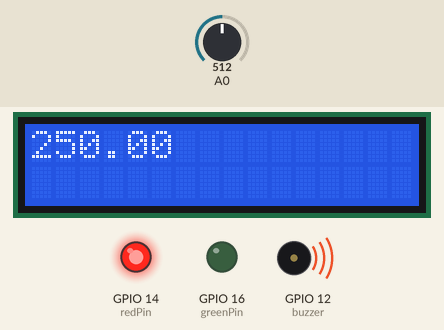
Simulated run of this sketch. Board: ESP8266 (NodeMCU). Parts: 16×2 character LCD, output pins drawn as LEDs (lit = HIGH), buzzer (waves = sounding, pin HIGH). Inputs (shaded band) come from the test bench; at power-on: A0 = 512. WiFi joins after 1.5 s; servers stay silent unless stated; uploads are accepted with an empty reply; what the sketch prints to the serial monitor is not drawn.

Above: at 1.2 s.
1.3 s: A0 set to 77
At 3.6 s:
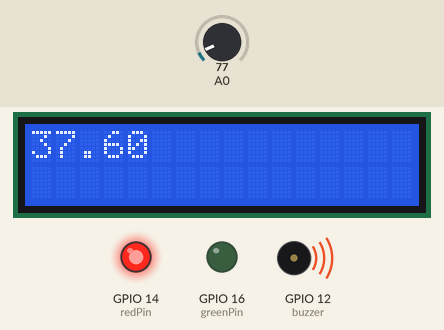
4.8 s: A0 set to 68
At 6.6 s:
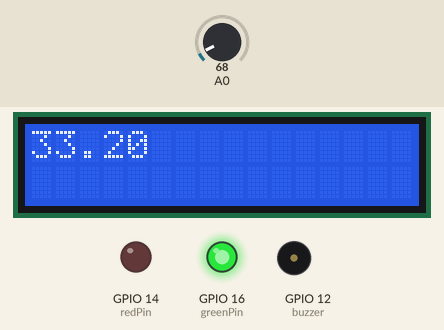
8.3 s: A0 set to 25
At 10.3 s:
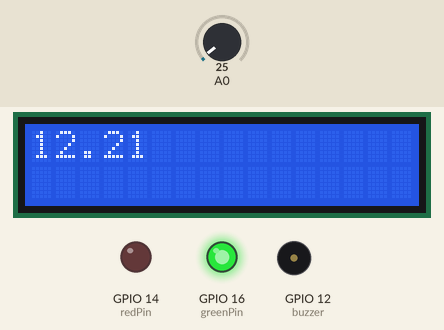
Timing chart, 0 to 11.8 s (numbered marks = the images above; inputs shaded):
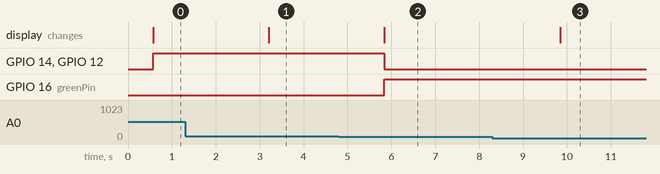

Measured:
- the behaviour switches between 72 and 71 on A0 (found by bisection; images 1 and 2)
- after the input at 1.3 s, the display: changes after 1.9 s (image 1)
- after the input at 4.8 s, GPIO 14 (redPin), GPIO 12 (buzzer): HIGH → LOW after 1.0 s; GPIO 16 (greenPin): LOW → HIGH after 1.0 s; the display: changes after 1.0 s (image 2)
- after the input at 8.3 s, the display: changes after 1.6 s (image 3)

The sketch:

covid19-tracker.ino
```cpp
#include<Wire.h>
#include<LiquidCrystal_I2C.h>
#include <ESP8266WiFi.h>
WiFiClient wifiClient;
int redPin = 14; // Red LED pin
int greenPin = 16; // Green LED pin
int buzzer = 12; // Buzzer Pin
LiquidCrystal_I2C lcd(0x27, 16, 2);
const char* host = "192.168.1.167";
void setup() {
    // put your setup code here, to run once:
    Serial.begin(9600);
    pinMode(redPin, OUTPUT);
    pinMode(buzzer, OUTPUT);
    pinMode(greenPin, OUTPUT);
    lcd.begin();
    lcd.backlight();

    WiFi.begin("RCA-WiFi", "rca@2019");
}
void loop() {
    // continous checking of temperature
    int rawData = analogRead(A0);
    float vcc = 5.0;
    float voltage = rawData * (vcc / 1024.0);
    float temperature = (voltage * 100);
    Serial.print("Temperature: ");
    Serial.print(temperature);
    Serial.println(" *C");
    delay(500);
    lcd.clear();
    lcd.setCursor(0,0);
    lcd.print(temperature);
    if(temperature > 35){
        digitalWrite(greenPin,LOW);
        digitalWrite(redPin,HIGH);
        digitalWrite(buzzer, HIGH);   // turn the buzzer on (HIGH is the voltage level)
        delay(100);
        String mData="";
        String device_name = "340722SPE0002022"; // My Index number
        mData = "device="+device_name+"&temperature="+(String) temperature;

        // Send to a remote server
        sendData(80, "192.168.1.150", "/iot/" , mData);

         // Send to a local server
        String request = "POST /iot?device="+device_name+"&temperature="+(String)temperature+" HTTP/1.1";
        wifiClient.connect(host, 8000);
        wifiClient.println(request);
        wifiClient.println("Host: 192.168.1.167");
        wifiClient.println("User-Agent: ESP8266/1.0");
        wifiClient.println("C: ESP8266/1.0");
        wifiClient.println();
        Serial.println("Response : "+wifiClient.readStringUntil('\n'));
        delay(1000);
        //end
   }
    else{
      digitalWrite(greenPin,HIGH);
      digitalWrite(redPin,LOW);
      digitalWrite(buzzer, LOW);    // turn the buzzer off by making the voltage LOW
      delay(1000);
        }
   delay(500);
}
void sendData(const int Port, const char* host,const char* filepath , String data){
  wifiClient.connect(host, Port);
  wifiClient.println("POST "+(String)filepath+data+" HTTP/1.1");
  wifiClient.println("Host: " + (String)host);
  wifiClient.println("User-Agent: ESP8266/1.0");
  wifiClient.print(data);
  Serial.println("Response: " + wifiClient.readStringUntil('\n'));
}
```
